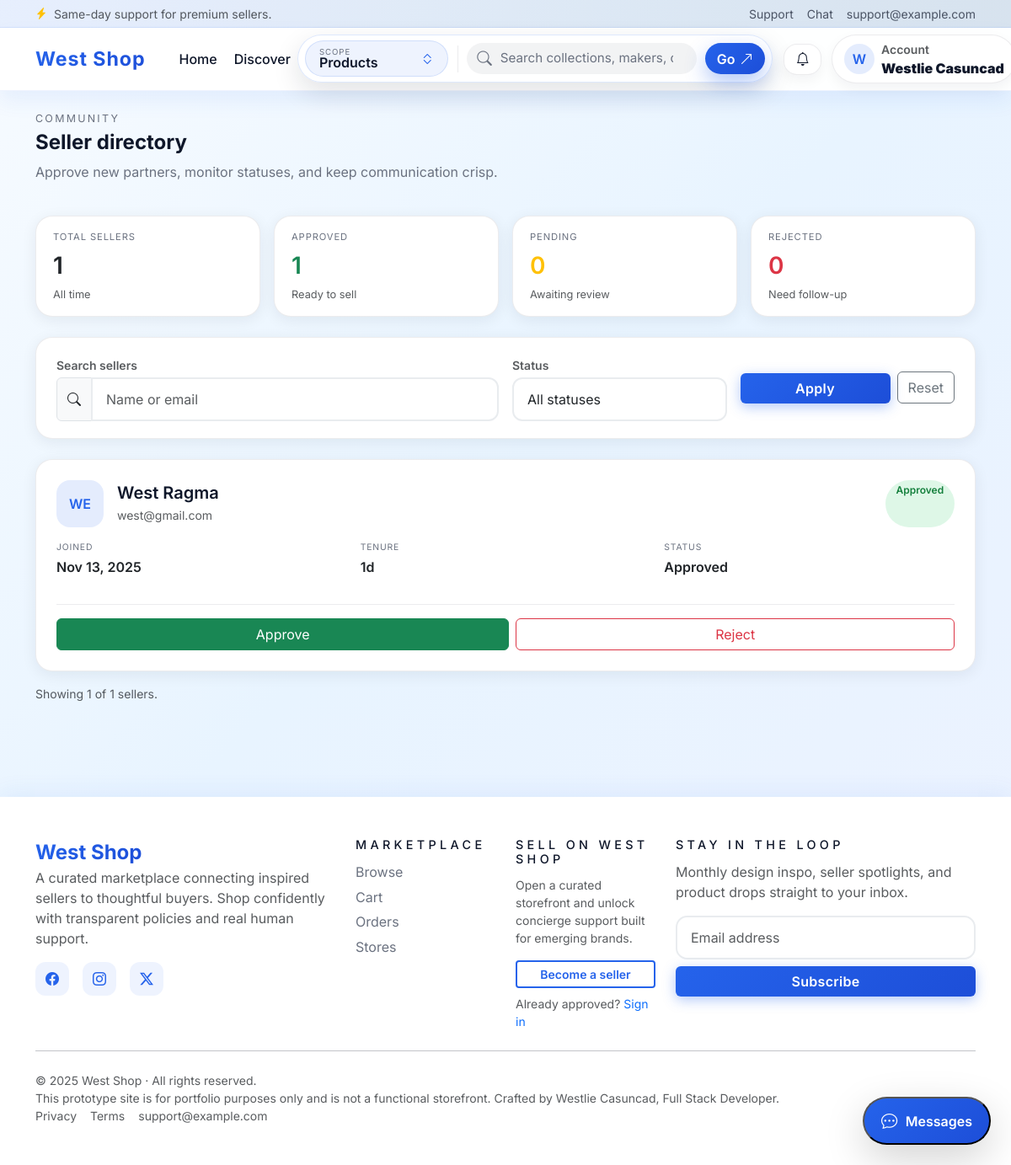
/admin/sellers.php (signed in), run on an earlier commit of the app's database.
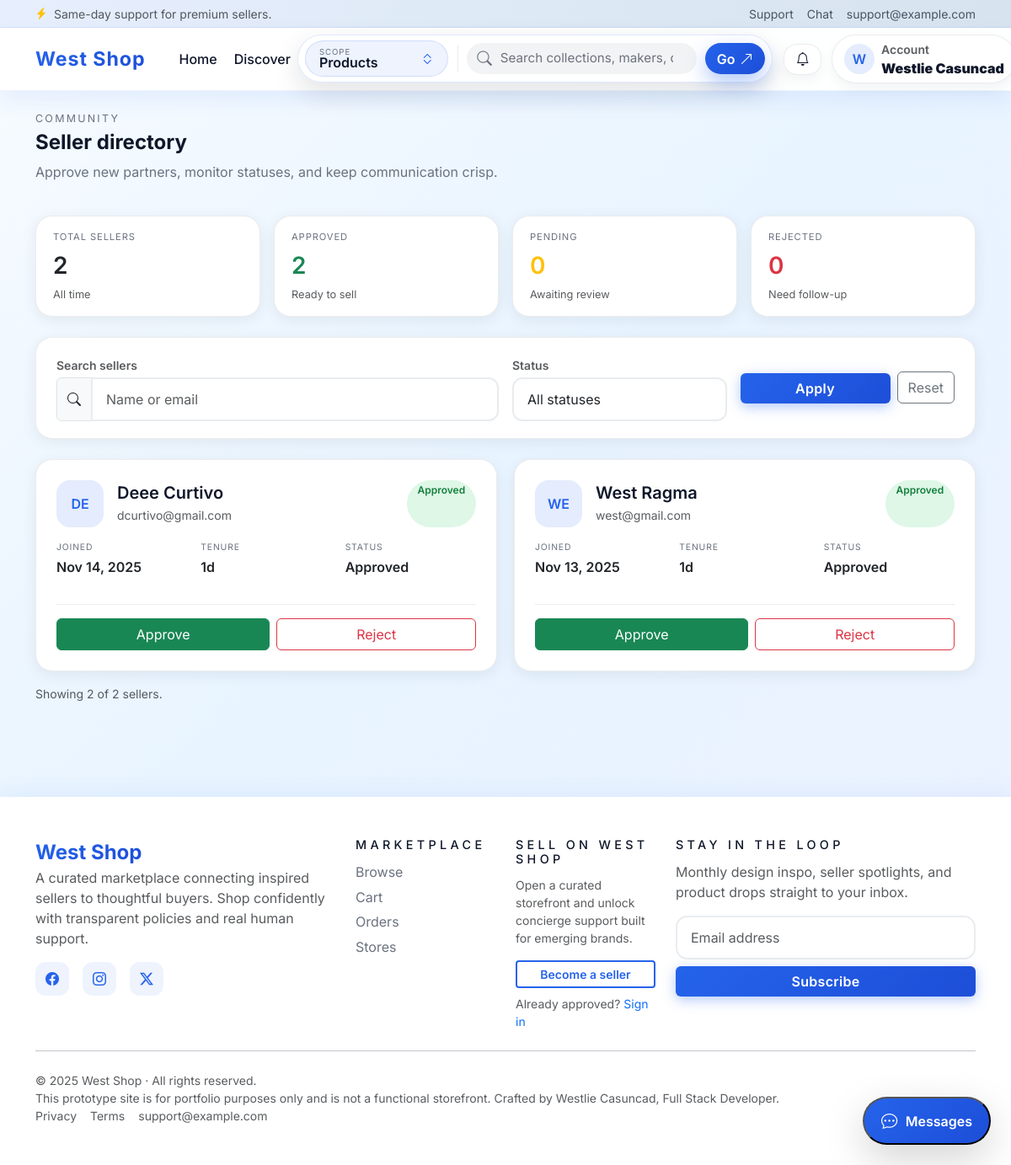
And on a later commit of the database.
### tables this page shows
CREATE TABLE `users` (
  `user_id` int(11) NOT NULL,
  `role` enum('buyer','seller','admin') NOT NULL,
  `name` varchar(100) NOT NULL,
  `email` varchar(100) NOT NULL,
  `password` varchar(255) NOT NULL,
  `phone` varchar(20) DEFAULT NULL,
  `address` text DEFAULT NULL,
  `status` enum('pending','approved','rejected') DEFAULT 'pending',
  `created_at` timestamp NOT NULL DEFAULT current_timestamp()
);

### includes/config.php (called while the page is built, shortened)
<?php
function base_url(string $path = ''): string {
    $base = rtrim(BASE_PATH, '/');
    $path = ltrim($path, '/');
    return $base . '/' . $path;
}
?>

### includes/functions.php (called while the page is built, shortened)
<?php
require_once __DIR__ . '/config.php';
function e(string $s): string { return htmlspecialchars($s, ENT_QUOTES, 'UTF-8'); }
function unread_notifications_count(int $userId): int {
    global $pdo; $stmt = $pdo->prepare('SELECT COUNT(*) FROM notifications WHERE user_id=? AND is_read=0'); $stmt->execute([$userId]); return (int)$stmt->fetchColumn();
}

### includes/auth.php (called while the page is built, shortened)
<?php
require_once __DIR__ . '/config.php';
require_once __DIR__ . '/functions.php';
function current_user(): ?array {
    return $_SESSION['user'] ?? null;
}

### admin/sellers.php (the view, shortened to what the changed rows need)
<?php
require_once __DIR__ . '/../includes/config.php';
require_once __DIR__ . '/../includes/auth.php';
require_once __DIR__ . '/../includes/functions.php';
$countsStmt = $pdo->query("SELECT status, COUNT(*) AS total FROM users WHERE role='seller' GROUP BY status");
$statusCounts = ['approved' => 0, 'pending' => 0, 'rejected' => 0];
$totalSellers = 0;
foreach ($countsStmt->fetchAll() as $row) {
    $statusKey = $row['status'] ?? 'pending';
    $total = (int)$row['total'];
    $totalSellers += $total;
    $statusCounts[$statusKey] = $total;
}
$sql = "SELECT user_id, name, email, status, created_at FROM users WHERE role='seller'";
$params = [];
$sql .= ' ORDER BY created_at DESC';
$stmt = $pdo->prepare($sql);
$stmt->execute($params);
$sellers = $stmt->fetchAll();
$filteredCount = count($sellers);
function seller_tenure_label(string $date): string {
    try {
        $created = new DateTime($date);
        $now = new DateTime();
        $diff = $created->diff($now);
        return sprintf('%dd', max(1, $diff->d));
    } catch (Exception $e) {
        return '—';
    }
}
function seller_status_class(string $status): string {
  $status = strtolower($status);
    $map = [
        'approved' => 'status-pill--success',
        'rejected' => 'status-pill--danger',
        'pending' => 'status-pill--warning',
    ];
    return $map[$status] ?? 'status-pill--neutral';
}
include __DIR__ . '/../templates/header.php';
?>
<section class="section-shell">
  <div class="section-heading pb-0">
    <div>
      <h1 class="section-heading__title mb-0">Seller directory</h1>
    </div>
  </div>
  <div class="seller-stats-grid">
    <div class="seller-stat card">
      <p class="seller-stat__label">Total sellers</p>
      <div class="seller-stat__value"><?php echo number_format($totalSellers); ?></div>
      <span class="seller-stat__hint text-muted">All time</span>
    </div>
    <div class="seller-stat card">
      <p class="seller-stat__label">Approved</p>
      <div class="seller-stat__value text-success"><?php echo number_format($statusCounts['approved'] ?? 0); ?></div>
      <span class="seller-stat__hint text-muted">Ready to sell</span>
    </div>
    <div class="seller-stat card">
    </div>
    <div class="seller-stat card">
    </div>
  </div>
  <div class="seller-filters card">
    <form class="row g-3 align-items-center" method="get">
    </form>
  </div>
  <div class="seller-directory-grid">
    <?php foreach ($sellers as $s): ?>
      <?php $statusLabel = $s['status'] ?: 'pending'; ?>
      <div class="seller-card card h-100">
        <div class="seller-card__top">
          <div class="d-flex align-items-center gap-3">
            <div class="seller-avatar"><?php echo strtoupper(substr($s['name'], 0, 2)); ?></div>
            <div>
              <h5 class="mb-1"><?php echo e($s['name']); ?></h5>
              <p class="text-muted small mb-0"><?php echo e($s['email']); ?></p>
            </div>
          </div>
          <span class="status-pill <?php echo seller_status_class((string)$statusLabel); ?>"><?php echo ucfirst($statusLabel); ?></span>
        </div>
        <div class="seller-card__meta">
          <div>
            <p class="seller-meta__label">Joined</p>
            <p class="seller-meta__value"><?php echo date('M d, Y', strtotime($s['created_at'])); ?></p>
          </div>
          <div>
            <p class="seller-meta__label">Tenure</p>
            <p class="seller-meta__value"><?php echo seller_tenure_label($s['created_at']); ?></p>
          </div>
          <div>
            <p class="seller-meta__label">Status</p>
            <p class="seller-meta__value text-capitalize"><?php echo e($statusLabel); ?></p>
          </div>
        </div>
        <div class="seller-card__actions">
          <form method="post" class="d-flex flex-wrap gap-2">
            <button name="action" value="approved" class="btn btn-success flex-fill">Approve</button>
            <button name="action" value="rejected" class="btn btn-outline-danger flex-fill">Reject</button>
          </form>
        </div>
      </div>
    <?php endforeach; ?>
  </div>
  <p class="text-muted small mt-3">Showing <?php echo $filteredCount; ?> of <?php echo $totalSellers; ?> sellers.</p>
</section>
<?php include __DIR__ . '/../templates/footer.php'; ?>

### templates/header.php (shortened to what the changed rows need)
<?php
require_once __DIR__ . '/../includes/config.php';
require_once __DIR__ . '/../includes/functions.php';
require_once __DIR__ . '/../includes/auth.php';
$u = current_user();
$notifCount = $u ? unread_notifications_count((int)$u['user_id']) : 0;
$mainNavItems = [
  ['label' => 'Home', 'href' => base_url('index.php')],
  ['label' => 'Discover', 'href' => base_url('public/product.php?id=1')]
];
?><!doctype html>
<html lang="en">
<head>
  <link href="https://cdn.jsdelivr.net/npm/bootstrap@5.3.3/dist/css/bootstrap.min.css" rel="stylesheet">
  <link href="https://cdn.jsdelivr.net/npm/bootstrap-icons@1.11.3/font/bootstrap-icons.css" rel="stylesheet">
  <link href="<?php echo e(base_url('assets/css/theme.css')); ?>" rel="stylesheet">
</head>
<body class="bg-soft">
<header class="site-header">
  <nav class="navbar navbar-expand-lg nav-glass main-navbar sticky-top">
    <div class="container">
      <div class="navbar-left d-flex align-items-center gap-3">
        <ul class="navbar-nav primary-nav d-none d-lg-flex flex-row gap-1">
          <?php foreach ($mainNavItems as $item): ?>
            <li class="nav-item"><a class="nav-link" href="<?php echo e($item['href']); ?>"><?php echo e($item['label']); ?></a></li>
          <?php endforeach; ?>
        </ul>
      </div>
    </div>
  </nav>
</header>
<main class="page-shell container py-4">

What changed in the data, as far as the page shows it:
added users: name "DE", name "Deee Curtivo", email "dcurtivo@gmail.com", status "Approved", created_at "Nov 14, 2025", created_at "1d"
Also different on the page:
$totalSellers: "1" → "2"
$statusCounts['approved']: "1" → "2"
$filteredCount: "1" → "2"
